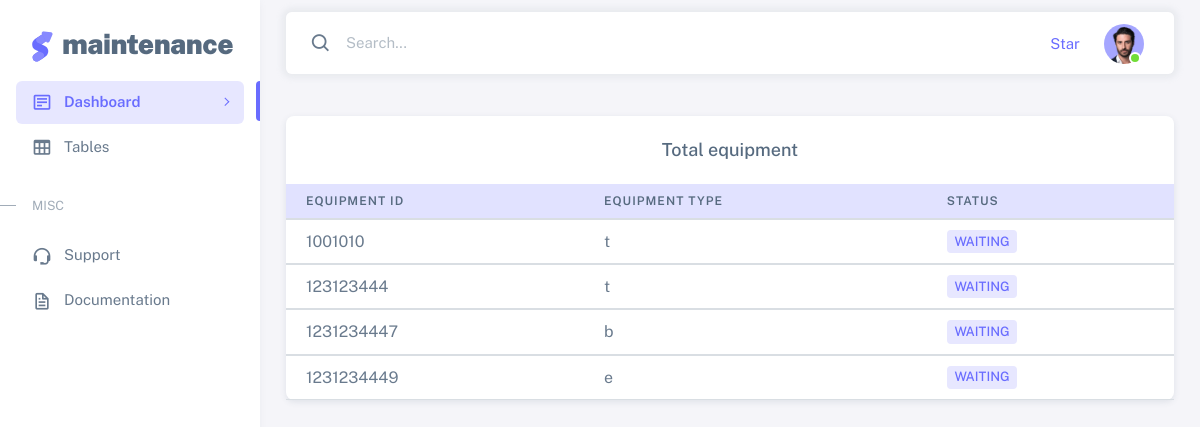
Screenshot of /totalequipment.php (signed in) with the database file from the repository.
### tables this page shows
CREATE TABLE `equipment_tbl` (
  `equipment_id` int(11) NOT NULL,
  `equipment_type` varchar(300) NOT NULL,
  `operator_id` int(11) NOT NULL,
  `status` varchar(300) NOT NULL,
  `maintenance_quality` varchar(300) NOT NULL
);

### totalequipment.php (the view, shortened to what this page needs)
<?php require("links.php");
?>
<!DOCTYPE html>
<html lang="en" class="light-style layout-menu-fixed" dir="ltr" data-theme="theme-default" data-assets-path="assets/" data-template="vertical-menu-template-free">
<head>
</head>
<body>
  <div class="layout-wrapper layout-content-navbar">
    <div class="layout-container">
      <aside id="layout-menu" class="layout-menu menu-vertical menu bg-menu-theme">
        <div class="app-brand demo">
          <a href="index.php" class="app-brand-link">
            <span class="app-brand-logo demo">
            </span>
            <span class="app-brand-text demo menu-text fw-bolder ms-2">Maintenance</span>
          </a>
        </div>
        <ul class="menu-inner py-1">
          <li class="menu-item active">
            <a href="javascript:void(0);" class="menu-link menu-toggle">
              <i class="menu-icon tf-icons bx bx-detail"></i>
              <div data-i18n="Form Layouts">Dashboard</div>
            </a>
          </li>
          <li class="menu-item">
            <a href="tables-basic.html" class="menu-link">
              <i class="menu-icon tf-icons bx bx-table"></i>
              <div data-i18n="Tables">Tables</div>
            </a>
          </li>
          <li class="menu-header small text-uppercase"><span class="menu-header-text">Misc</span></li>
          <li class="menu-item">
            <a href="https://github.com/themeselection/sneat-html-admin-template-free/issues" target="_blank" class="menu-link">
              <i class="menu-icon tf-icons bx bx-support"></i>
              <div data-i18n="Support">Support</div>
            </a>
          </li>
          <li class="menu-item">
            <a href="https://themeselection.com/demo/sneat-bootstrap-html-admin-template/documentation/" target="_blank" class="menu-link">
              <i class="menu-icon tf-icons bx bx-file"></i>
              <div data-i18n="Documentation">Documentation</div>
            </a>
          </li>
        </ul>
      </aside>
      <div class="layout-page">
        <nav class="layout-navbar container-xxl navbar navbar-expand-xl navbar-detached align-items-center bg-navbar-theme" id="layout-navbar">
          <div class="navbar-nav-right d-flex align-items-center" id="navbar-collapse">
            <div class="navbar-nav align-items-center">
              <div class="nav-item d-flex align-items-center">
                <i class="bx bx-search fs-4 lh-0"></i>
                <input type="text" class="form-control border-0 shadow-none" placeholder="Search..." aria-label="Search..." />
              </div>
            </div>
            <ul class="navbar-nav flex-row align-items-center ms-auto">
              <li class="nav-item lh-1 me-3">
                <a class="github-button" href="https://github.com/themeselection/sneat-html-admin-template-free" data-icon="octicon-star" data-size="large" data-show-count="true" aria-label="Star themeselection/sneat-html-admin-template-free on GitHub">Star</a>
              </li>
              <li class="nav-item navbar-dropdown dropdown-user dropdown">
                <a class="nav-link dropdown-toggle hide-arrow" href="javascript:void(0);" data-bs-toggle="dropdown">
                  <div class="avatar avatar-online">
                    <img src="assets/img/avatars/1.png" alt class="w-px-40 h-auto rounded-circle" />
                  </div>
                </a>
              </li>
            </ul>
          </div>
        </nav>
        <div class="content-wrapper">
          <div class="divider">
          <div class="container-xxl flex-grow-1 container-p-y">
            <div class="card">
            <h5 class="card-header">Total equipment</h5>
              <div class="table-responsive text-nowrap">
                <table class="table">
                  <thead class="table-primary">
                    <tr>
                      <th>Equipment Id</th>
                      <th>Equipment Type</th>
                      <th>Status</th>
                    </tr>
                  </thead>
                  <tbody class="table-border-bottom-0">
                    <?php
                    $equipment_query = "SELECT * FROM `equipment_tbl`";
                    $equipment_connect = $pdocon->prepare($equipment_query);
                    $equipment_exe = $equipment_connect->execute();
                    foreach ($equipment_connect as $result) {
                    ?>
                      <tr>
                        <td><?= $result['equipment_id']; ?></td>
                        <td><?= $result['equipment_type']; ?></td>
                        <td><span class="badge bg-label-primary me-1"><?= $result['status']; ?></span></td>
                      </tr>
                  </tbody>
                <?php }; ?>
                </table>
              </div>
            </div>
          </div>
          </div>
        </div>
      </div>
    </div>
  </div>
</body>
</html>

### links.php (shortened to what this page needs)
<link rel="stylesheet" href="assets/vendor/fonts/boxicons.css" />
<link rel="stylesheet" href="assets/vendor/css/core.css" class="template-customizer-core-css" />
<link rel="stylesheet" href="assets/vendor/css/theme-default.css" class="template-customizer-theme-css" />
<link rel="stylesheet" href="assets/css/demo.css" />
<link rel="stylesheet" href="assets/vendor/libs/perfect-scrollbar/perfect-scrollbar.css" />
<link rel="stylesheet" href="assets/vendor/libs/apex-charts/apex-charts.css" />

### assets/css/demo.css (style rules this page uses)
.menu .app-brand.demo { height: 64px; margin-top: 12px; }
.app-brand-logo.demo svg { width: 22px; height: 38px; }
.app-brand-text.demo { font-size: 1.75rem; letter-spacing: -0.5px; text-transform: lowercase; }

### rows the page displays
equipment_tbl: equipment_id "1001010", equipment_type "t", status "WAITING"
equipment_tbl: equipment_id "123123444", equipment_type "t", status "WAITING"
equipment_tbl: equipment_id "1231234447", equipment_type "b", status "WAITING"
equipment_tbl: equipment_id "1231234449", equipment_type "e", status "WAITING"
